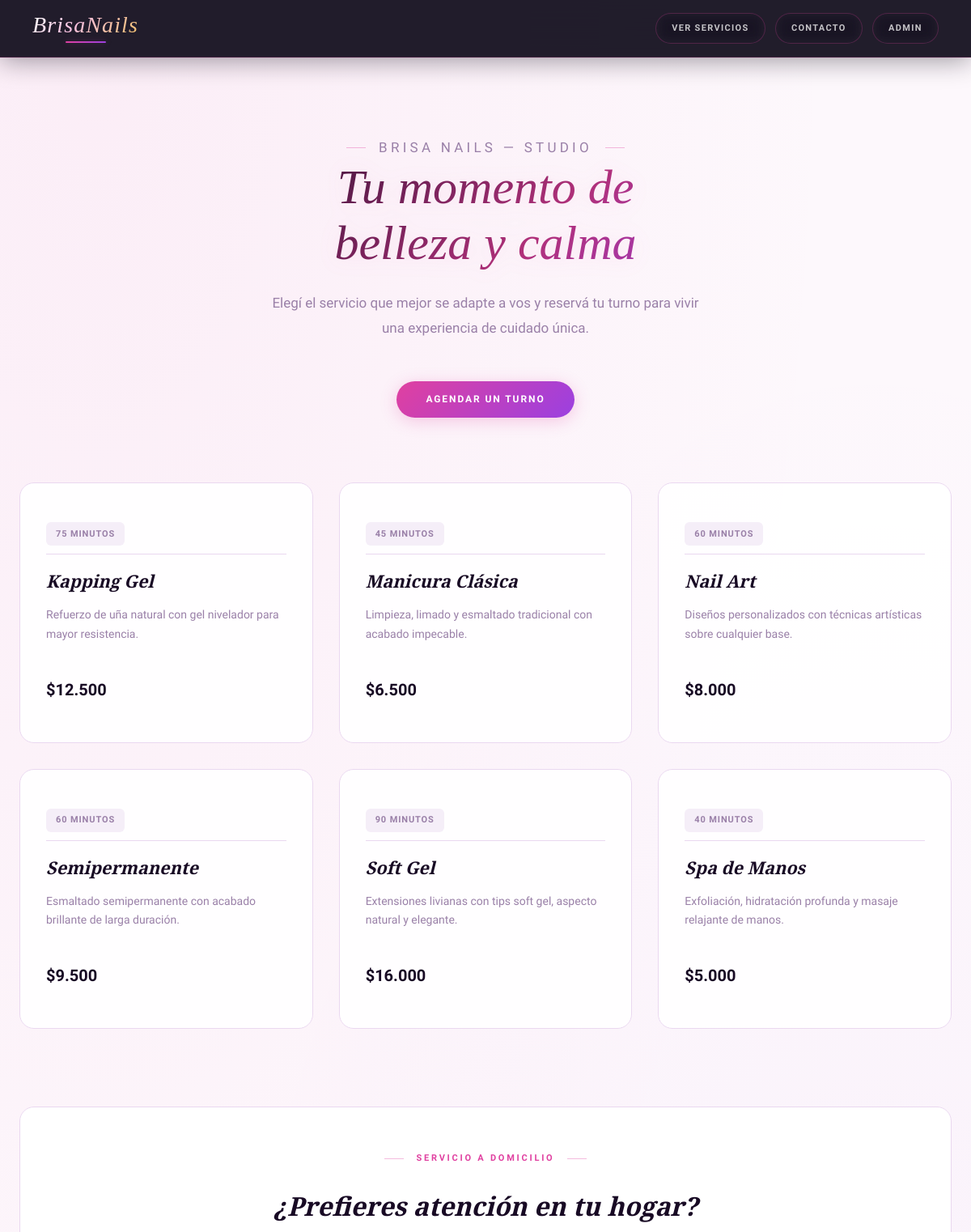
Before: / (upper part) with the older database file.
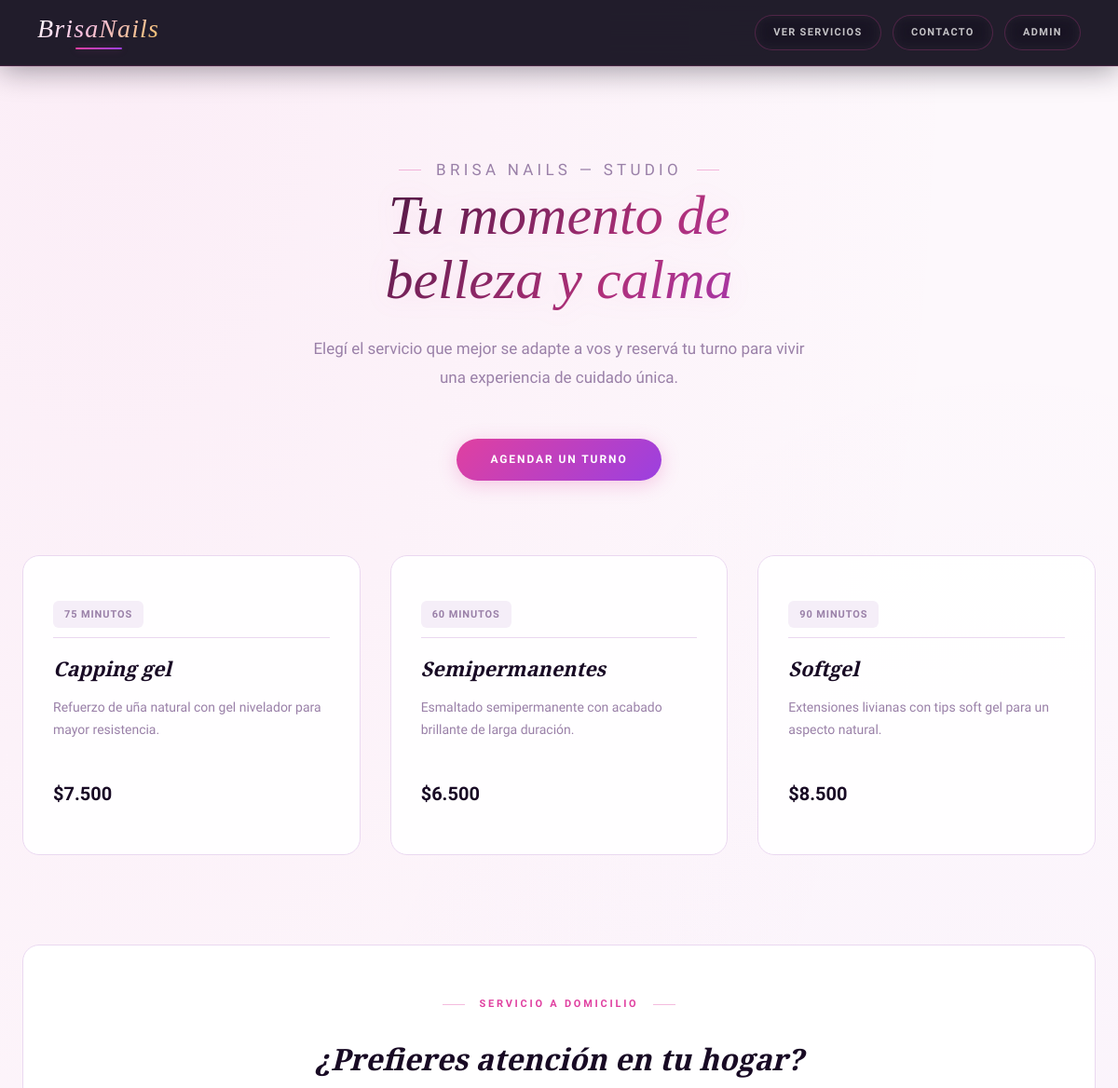
After: the same page with the newer database file.
### tables this page shows
CREATE TABLE IF NOT EXISTS servicios (
    id INT AUTO_INCREMENT PRIMARY KEY,
    nombre VARCHAR(100) NOT NULL,
    precio DECIMAL(10, 2) NOT NULL,
    duracion_minutos INT NOT NULL,
    descripcion TEXT,
    activo TINYINT(1) NOT NULL DEFAULT 1,
    created_at TIMESTAMP DEFAULT CURRENT_TIMESTAMP
);

### app/core/Controller.php (called while the page is built, shortened)
<?php
class Controller
{
    protected array $config;
    public function __construct()
    {
        $this->config = require __DIR__ . '/../config/config.php';
    }
    protected function vista(string $vista, array $datos = []): void
    {
        $config = $this->config;
        require __DIR__ . '/../views/layout.php';
    }
}

### app/controllers/PublicController.php (called while the page is built, shortened)
<?php
require_once __DIR__ . '/../core/Controller.php';
require_once __DIR__ . '/../models/Servicio.php';
class PublicController extends Controller
{
    public function inicio(): void
    {
        $servicioModelo = new Servicio();
        $trabajoModelo  = new Trabajo();
        $this->vista('public/inicio', [
            'servicios' => $servicioModelo->todos(),
            'trabajos'  => $trabajoModelo->todos(),
            'mensaje'   => $_GET['mensaje'] ?? null,
            'error'     => $_GET['error'] ?? null,
        ]);
    }
}

### index.php (called while the page is built, shortened)
<?php
require_once __DIR__ . '/app/controllers/PublicController.php';
$accion            = $_GET['accion']      ?? 'inicio';
$accion = htmlspecialchars($accion, ENT_QUOTES, 'UTF-8');
$instancia = new $claseControlador[$controladorNombre]();
$instancia->$accion();

### app/config/config.php (called while the page is built)
<?php
$env = require __DIR__ . '/../../env.php';
return [
    'app_nombre' => 'NailGestor',
    'base_url'   => str_replace('/index.php', '', $_SERVER['SCRIPT_NAME']),
    'smtp' => [
        'host'       => $env['SMTP_HOST'],
        'puerto'     => $env['SMTP_PORT'],
        'usuario'    => $env['SMTP_USER'],
        'clave'      => $env['SMTP_PASS'],
    ],
];

### app/models/Servicio.php (called while the page is built, shortened)
<?php
require_once __DIR__ . '/../config/database.php';
class Servicio
{
    private PDO $db;
    public function __construct()
    {
        $this->db = Database::conectar();
    }
    public function todos(): array
    {
        $consulta = $this->db->query('SELECT * FROM servicios ORDER BY nombre ASC');
        return $consulta->fetchAll();
    }
}

### app/config/database.php (called while the page is built)
<?php
class Database
{
    private static ?PDO $conexion = null;
    public static function conectar(): PDO
    {
        if (self::$conexion === null) {
            $env = require __DIR__ . '/../../env.php';
            $host = $env['DB_HOST'];
            $baseDatos = $env['DB_NAME'];
            $usuario = $env['DB_USER'];
            $clave = $env['DB_PASS'];
            $dsn = "mysql:host={$host};dbname={$baseDatos};charset=utf8mb4";
            self::$conexion = new PDO($dsn, $usuario, $clave, [
                PDO::ATTR_ERRMODE => PDO::ERRMODE_EXCEPTION,
                PDO::ATTR_DEFAULT_FETCH_MODE => PDO::FETCH_ASSOC,
            ]);
        }
        return self::$conexion;
    }
}

### app/views/public/inicio.php (the view, shortened to what this page needs)
<section class="portada reveal">
    <div>
        <p class="etiqueta">Brisa Nails — Studio</p>
        <h1>Tu momento de<br>belleza y calma</h1>
        <p>Elegí el servicio que mejor se adapte a vos y reservá tu turno para vivir una experiencia de cuidado única.</p>
        <div style="margin-top: 50px;">
            <a href="<?= htmlspecialchars($config['base_url']) ?>/?accion=reservar_form" class="boton-primario">
                Agendar un turno
            </a>
        </div>
    </div>
</section>
<section id="servicios" class="reveal reveal-delay-1">
    <div class="servicios">
        <?php foreach ($servicios as $idx => $servicio): ?>
            <article class="tarjeta">
                <div class="detalle-servicio" style="border-bottom: 1px solid var(--border); padding-bottom: 10px; margin-bottom: 15px;">
                    <span class="duracion"><?= (int) $servicio['duracion_minutos'] ?> MINUTOS</span>
                </div>
                <h3><?= htmlspecialchars($servicio['nombre']) ?></h3>
                <p><?= htmlspecialchars($servicio['descripcion'] ?? 'Cuidado profesional para tus manos.') ?></p>
                <div class="detalle-servicio">
                    <span class="precio">$<?= number_format((float) $servicio['precio'], 0, ',', '.') ?></span>
                </div>
            </article>
        <?php endforeach; ?>
    </div>
    <div class="reveal reveal-delay-2" style="margin-top: 6rem; background: var(--bg-white); border: 1px solid var(--border); border-radius: var(--radius-md); padding: 3rem; text-align: center;">
        <p class="etiqueta" style="margin-bottom: 1.5rem;">Servicio a Domicilio</p>
        <h2 style="font-family: var(--font-heading); font-size: 2rem; color: var(--text-high); margin-bottom: 1.5rem; font-style: italic;">¿Prefieres atención en tu hogar?</h2>
    </div>
</section>

### app/views/layout.php (shortened to what this page needs)
<?php
if (!isset($baseUrl)) {
    $protocolo = (!empty($_SERVER['HTTPS']) && $_SERVER['HTTPS'] !== 'off' || $_SERVER['SERVER_PORT'] == 443) ? "https://" : "http://";
    $host = $_SERVER['HTTP_HOST'];
    $script = dirname($_SERVER['SCRIPT_NAME']);
    $script = str_replace('\\', '/', $script);
    $script = $script === '/' ? '' : $script;
    $baseUrl = $protocolo . $host . $script;
}
?>
<!DOCTYPE html>
<html lang="es">
<head>
    <link rel="stylesheet" href="<?= htmlspecialchars($baseUrl, ENT_QUOTES, 'UTF-8') ?>/public/css/estilos.css?v=<?= time() ?>">
</head>
<body>
    <header class="encabezado">
        <a class="marca" href="<?= htmlspecialchars($baseUrl, ENT_QUOTES, 'UTF-8') ?>/" aria-label="BrisaNails - Inicio">
            <span class="logo-header-texto">BrisaNails</span>
        </a>
        <nav class="navegacion" aria-label="Navegación principal">
            <?php if (($_GET['controlador'] ?? '') !== 'admin'): ?>
                <a class="nav-admin" href="<?= htmlspecialchars($baseUrl) ?>/#servicios">Ver servicios</a>
                <a class="nav-admin" href="#contacto">Contacto</a>
                <?php if (!empty($_SESSION['admin_autenticado'])): ?>
                    <a class="nav-admin" href="<?= htmlspecialchars($baseUrl) ?>/?controlador=admin&accion=turnos">Panel Admin</a>
                <?php else: ?>
                    <a class="nav-admin" href="<?= htmlspecialchars($baseUrl) ?>/?controlador=admin&accion=login">Admin</a>
                <?php endif; ?>
            <?php endif; ?>
        </nav>
    </header>
    <main class="contenedor">
        <?php require $contenido; ?>
    </main>
        <link href="https://cdn.jsdelivr.net/npm/@n8n/chat/dist/style.css" rel="stylesheet" media="print" onload="this.media='all'" />
    </body>
    </html>

### app/views/layout.php (style rules this page uses)
:root { --chat--color--primary: #FF0082; --chat--color--primary-shade-50: #E0006F; --chat--color--primary--shade-100: #B8005A; --chat--color--secondary: #2D1140; --chat--color-secondary-shade-50: #1A0A24; --chat--color-white: #ffffff; --chat--color-light: #FFF4FA; --chat--color-light-shade-50: #FBE0EF; --chat--color-light-shade-100: #F3C2DD; --chat--color-medium: #E8B8D4; --chat--color-dark: #2A1030; --chat--color-disabled: #D8B9CB; --chat--color-typing: #FF0082; --chat--spacing: 1rem; --chat--border-radius: 14px; --chat--transition-duration: 0.2s; --chat--font-family: 'Montserrat', -apple-system, BlinkMacSystemFont, 'Segoe UI', sans-serif; --chat--window--width: 380px; --chat--window--height: 620px; --chat--window--border: 1px solid var(--chat--color-light-shade-50); --chat--window--border-radius: 22px; --chat--header--padding: 1.4rem 1.5rem; --chat--header--background: linear-gradient(135deg, #FF0082 0%, #B400D6 100%); --chat--header--color: #ffffff; --chat--header--border-top: none; --chat--header--border-bottom: none; --chat--heading--font-size: 1.35em; --chat--subtitle--font-size: 0.85em; --chat--subtitle--line-height: 1.5; --chat--message--font-size: 0.95rem; --chat--message--padding: 0.85rem 1.15rem; --chat--message--border-radius: 18px; --chat--message-line-height: 1.5; --chat--message--margin-bottom: 0.75rem; --chat--message--bot--background: #ffffff; --chat--message--bot--color: var(--chat--color-dark); --chat--message--bot--border: 1px solid #F3DCEC; --chat--message--user--background: linear-gradient(135deg, #FF0082, #FF4FA0); --chat--message--user--color: #ffffff; --chat--message--user--border: none; --chat--message--pre--background: rgba(255, 0, 130, 0.06); --chat--toggle--size: 60px; --chat--toggle--background: #FF0082; --chat--toggle--hover--background: #E0006F; --chat--toggle--active--background: #B8005A; --chat--toggle--color: #ffffff; --chat--textarea--height: 48px; --chat--input--container--background: #ffffff; --chat--input--container--border: 1px solid #F3C2DD; --chat--input--container--border-radius: 20px; --chat--input--button--border-radius: 14px; --chat--input--send--button--color: var(--chat--color--primary); --chat--input--send--button--background-hover: rgba(255, 0, 130, 0.08); --chat--input--send--button--color-hover: var(--chat--color--primary-shade-50); --chat--button--border-radius: 14px; --chat--button--background--primary: var(--chat--color--primary); --chat--button--color--primary: #ffffff; --chat--button--background--primary--hover: var(--chat--color--primary-shade-50); --chat--body--background: var(--chat--color-light); --chat--footer--background: var(--chat--color-light); --chat--footer--color: var(--chat--color-dark); --chat--footer--border-top: 1px solid var(--chat--color-light-shade-100); }

Changed rows visible on the page:
removed servicios: duracion_minutos "60", nombre "Nail Art", descripcion "Diseños personalizados con técnicas artísticas sobre cualquier base.", precio "8.000"
removed servicios: duracion_minutos "90", nombre "Soft Gel", descripcion "Extensiones livianas con tips soft gel, aspecto natural y elegante.", precio "16.000"
removed servicios: duracion_minutos "40", nombre "Spa de Manos", descripcion "Exfoliación, hidratación profunda y masaje relajante de manos.", precio "5.000"
changed servicios: duracion_minutos "60" → "75"; nombre "Semipermanente" → "Capping gel"; descripcion "Esmaltado semipermanente con acabado brillante de larga duración." → "Refuerzo de uña natural con gel nivelador para mayor resistencia."; precio "9.500" → "7.500"; moves up the list
changed servicios: duracion_minutos "45" → "60"; nombre "Manicura Clásica" → "Semipermanentes"; descripcion "Limpieza, limado y esmaltado tradicional con acabado impecable." → "Esmaltado semipermanente con acabado brillante de larga duración."; moves down the list
changed servicios: duracion_minutos "75" → "90"; nombre "Kapping Gel" → "Softgel"; descripcion "Refuerzo de uña natural con gel nivelador para mayor resistencia." → "Extensiones livianas con tips soft gel para un aspecto natural."; precio "12.500" → "8.500"
